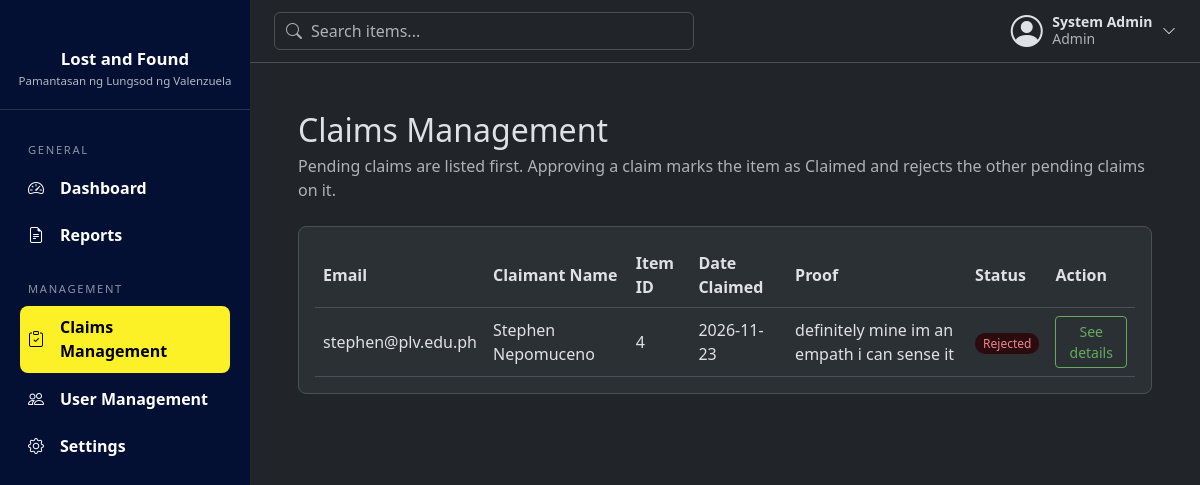
/admin/claims (signed in), run on an earlier commit of the app's database.
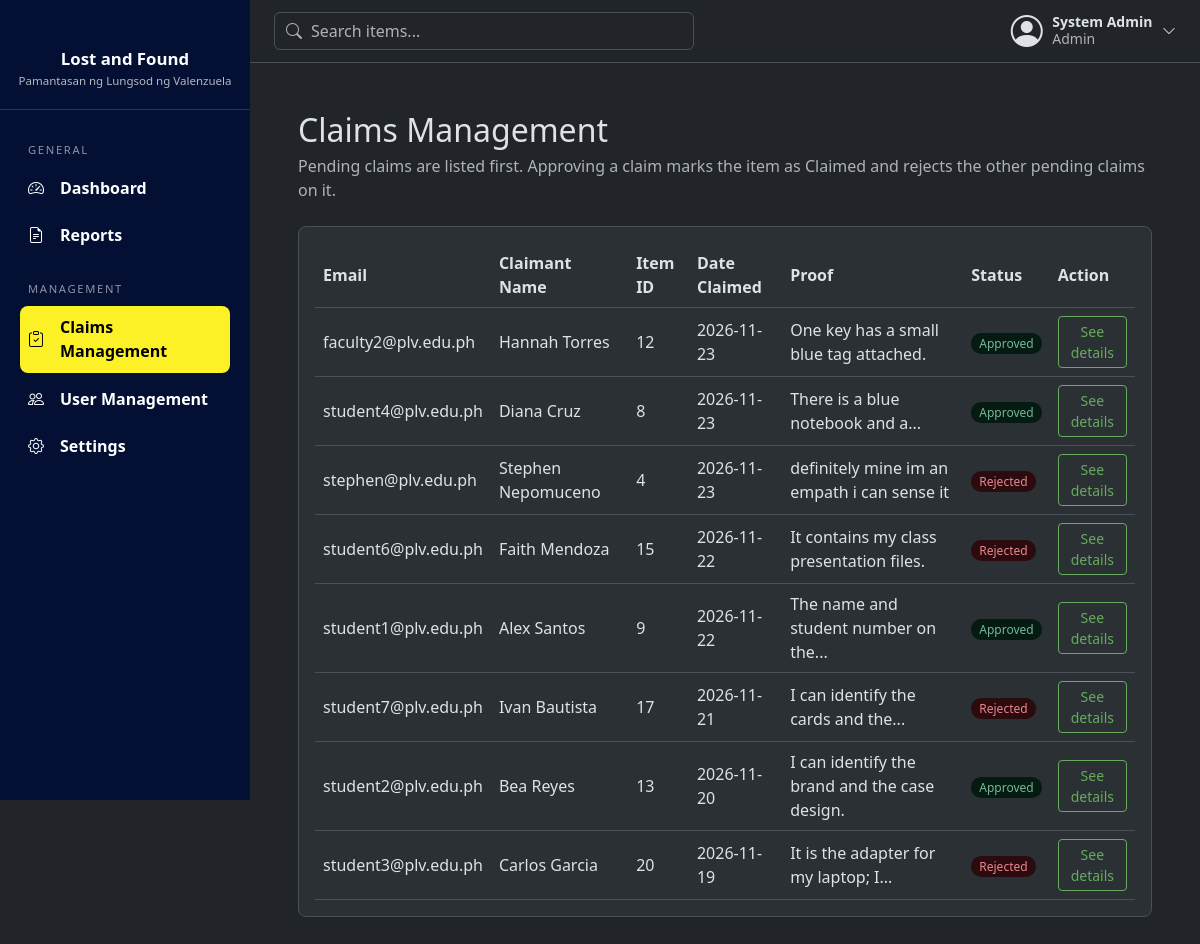
And on a later commit of the database.
### tables this page shows
CREATE TABLE claims (
            claim_id INTEGER PRIMARY KEY AUTOINCREMENT,
            item_id INTEGER NOT NULL,
            user_id INTEGER NOT NULL,
            proof_description TEXT NOT NULL,
            claim_date DATE NOT NULL DEFAULT CURRENT_DATE,
            claim_status TEXT NOT NULL DEFAULT 'Pending'
                CHECK(claim_status IN ('Pending', 'Approved', 'Rejected')), admin_note TEXT,

            FOREIGN KEY (item_id) REFERENCES items (item_id),
            FOREIGN KEY (user_id) REFERENCES users (id)
        );

CREATE TABLE users (
            id INTEGER PRIMARY KEY AUTOINCREMENT,
            full_name TEXT NOT NULL,
            email TEXT NOT NULL UNIQUE,
            password TEXT NOT NULL,
            role TEXT NOT NULL DEFAULT 'Student'
                CHECK(role IN ('Student', 'Faculty', 'Admin'))
        , is_active INTEGER NOT NULL DEFAULT 1);

### routes/admin_routes.py (the view)
@bp.route("/claims")
@admin_required
def claims():
    db = get_db()
    all_claims = db.execute(
        "SELECT claims.claim_id, claims.item_id, claims.user_id AS claimant_id, "
        "claims.proof_description, claims.claim_date, claims.claim_status, claims.admin_note, "
        "claimant.full_name AS claimant, claimant.email AS claimant_email, "
        "items.name AS item_name, items.category, items.location, items.description, "
        "items.item_status, items.status AS item_state, items.date_reported, "
        "finder.full_name AS finder, finder.email AS finder_email "
        "FROM claims "
        "JOIN items ON claims.item_id = items.item_id "
        "JOIN users AS claimant ON claims.user_id = claimant.id "
        "JOIN users AS finder ON items.user_id = finder.id "
        "ORDER BY (claims.claim_status = 'Pending') DESC, "
        "claims.claim_date DESC, claims.claim_id DESC"
    ).fetchall()
    return render_template("admin/claims.html", all_claims=all_claims)

### database/connection.py (called while the page is built)
def get_db():
    if "db" not in g:
        g.db = sqlite3.connect(current_app.config["DATABASE"])
        g.db.row_factory = sqlite3.Row
    return g.db

### models/user_model.py (called while the page is built)
def get_by_id(user_id):
    return get_db().execute("SELECT * FROM users WHERE id = ?", (user_id,)).fetchone()

### routes/utils.py (called while the page is built)
def login_required(view):
    @wraps(view)
    def wrapped(*args, **kwargs):
        if "user_id" not in session:
            flash("Please log in first.", "warning")
            return redirect(url_for("auth.login"))
        user = user_model.get_by_id(session["user_id"])
        if user is None or not user["is_active"]:
            session.clear()
            flash("Your account is no longer active. Please contact an administrator.", "warning")
            return redirect(url_for("auth.login"))
        return view(*args, **kwargs)
    return wrapped

def admin_required(view):
    @wraps(view)
    def wrapped(*args, **kwargs):
        if session.get("role") != "Admin":
            abort(403)
        return view(*args, **kwargs)
    return login_required(wrapped)

### templates/admin/claims.html (shortened to what this page needs)
{% extends "base.html" %}
{% block content %}
<h2 class="mb-1">Claims Management</h2>
<p class="text-body-secondary mb-4">
    Pending claims are listed first. Approving a claim marks the item as Claimed and rejects the other pending claims on it.
</p>
<div class="dash-section">
    {% if all_claims %}
    <table>
        <tr>
            <th>Email</th>
            <th>Claimant Name</th>
            <th>Item ID</th>
            <th>Date Claimed</th>
            <th>Proof</th>
            <th>Status</th>
            <th>Action</th>
        </tr>
        {% for claim in all_claims %}
        <tr>
            <td>{{ claim["claimant_email"] }}</td>
            <td>{{ claim["claimant"] }}</td>
            <td>{{ claim["item_id"] }}</td>
            <td>{{ claim["claim_date"] }}</td>
            <td>{{ claim["proof_description"]|truncate(40) }}</td>
            <td><span class="dash-badge {{ claim['claim_status'] }}">{{ claim["claim_status"] }}</span></td>
            <td>
                <button type="button" class="btn btn-sm btn-outline-primary" data-bs-toggle="collapse"
                        data-bs-target="#details-{{ claim['claim_id'] }}" aria-expanded="false">See details</button>
            </td>
        </tr>
        {% endfor %}
    </table>
    {% else %}
    <p class="dash-empty mb-0">No claims have been made yet.</p>
    {% endif %}
</div>
{% endblock %}

What changed in the data, as far as the page shows it:
added claims: claimant_email "faculty2@plv.edu.ph", claimant "Hannah Torres", item_id "12", claim_date "2026-11-23", proof_description "One key has a small blue tag attached.", claim_status "Approved"
added claims: claimant_email "student4@plv.edu.ph", claimant "Diana Cruz", item_id "8", claim_date "2026-11-23", proof_description "There is a blue notebook and a...", claim_status "Approved"
added claims: claimant_email "student6@plv.edu.ph", claimant "Faith Mendoza", item_id "15", claim_date "2026-11-22", proof_description "It contains my class presentation files.", claim_status "Rejected"
added claims: claimant_email "student1@plv.edu.ph", claimant "Alex Santos", item_id "9", claim_date "2026-11-22", proof_description "The name and student number on the...", claim_status "Approved"
added claims: claimant_email "student7@plv.edu.ph", claimant "Ivan Bautista", item_id "17", claim_date "2026-11-21", proof_description "I can identify the cards and the...", claim_status "Rejected"
added claims: claimant_email "student2@plv.edu.ph", claimant "Bea Reyes", item_id "13", claim_date "2026-11-20", proof_description "I can identify the brand and the case design.", claim_status "Approved"
added claims: claimant_email "student3@plv.edu.ph", claimant "Carlos Garcia", item_id "20", claim_date "2026-11-19", proof_description "It is the adapter for my laptop; I...", claim_status "Rejected"
